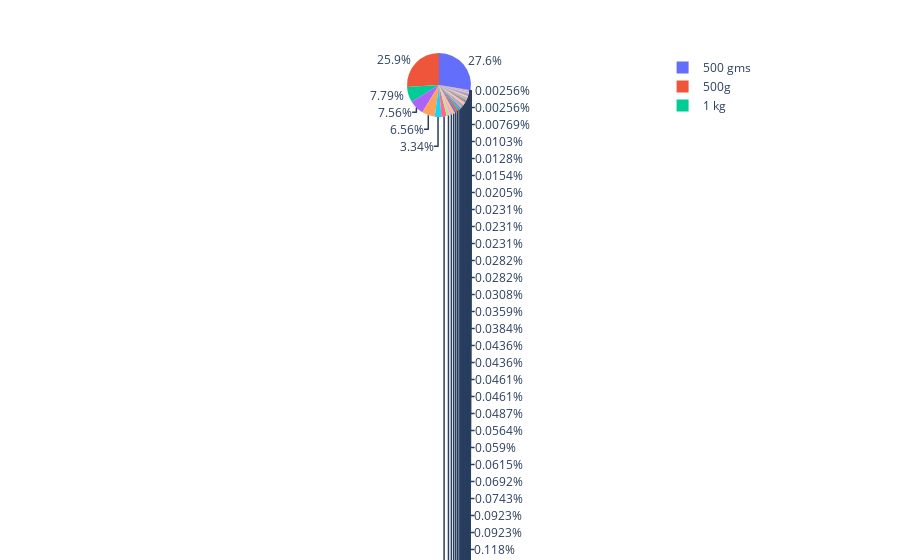

Notebook code for this chart:
### Markdown cell above
### Top Selling Item Variant

### Code cell
topitemvariant = ndf.groupby("Item_variant")["Quantity"].count().reset_index().sort_values(by = "Quantity", ascending = False).query("Item_variant != 0")
fig = px.pie(topitemvariant, names = "Item_variant", values = "Quantity", color = "Quantity")
fig.show()

### Figure 1 — Plotly figure (JSON) as saved in the notebook; plotly's stock layout.template omitted (floating-point values rounded to 4 significant figures)
{"data": [{"customdata": [[10763], [10120], [3039], [2948], [2558], [1304], [1062], [682], [521], [464], [423], [418], [385], [324], [261], [243], [236], [209], [204], [190], [186], [175], [145], [143], [141], [131], [127], [101], [101], [99], [94], [83], [83], [81], [78], [70], [70], [58], [51], [50], [48], [47], [47], [46], [36], [36], [29], [27], [24], [23], [22], [19], [18], [18], [17], [17], [15], [14], [12], [11], [11], [9], [9], [9], [8], [6], [5], [4], [3], [1], [1]], "domain": {"x": [0, 1], "y": [0, 1]}, "hovertemplate": "Item_variant=%{label}<br>Quantity=%{customdata[0]}<extra></extra>", "labels": ["500 gms", "500g", "1 kg", "250 gms", "1kg", "500gms", "Pack of 2 : 150g", "250g", "Gold", "Happy Birthday Cake topper", "500 Gms", "Floral", "1.5 kg", "2 kg", "1.5kg", "BOX OF 4", "Pack of 1 : 430g", "Multicolor", "Shrewsbury thins", "Bouquet", "750 gms", "Pack Of 2 : 150g", "2kg", "1 Kg", "Paprika and cheese", "Pack of 3 : 225g", "Banner", "Pack of 4 : 300g", "Happy Anniversary Cake topper", "Pack of 6", "180g", "Parmesan cheese", "Luxurious", "Pack of 2 : 180g", "Mixed herb and cheese", "Pack of 5 : 375g", "Sumptuous", "Pack of 2", "Shrewsbury Thins", "Indulgent", "Pack of 3 : 270g", "Split charges", "750g", "Decadent", "Pack of 4", "Pack of 3", "Balloon pump", "Salted butter crackers", "Adore", "Box of 4", "Pack Of 1 : 430g", "Pack Of 3 : 225g", "Parmesan Cheese", "Pack Of 4 : 300g", "Pack Of 6", "Pack Of 5 : 375g", "Paprika And Cheese", "Mixed Herb And Cheese", "Silver", "Pack Of 2", "Pack Of 4", "Pack Of 3 : 270g", "Happy Birthday topper", "Salted Butter Crackers", "Pack of 5", "Pack Of 2 : 180g", "false", "Pack Of 3", "Box of 3", "Balloon Pump", "Pack Of 5"], "legendgroup": "", "marker": {"colors": ["#636efa", "#EF553B", "#00cc96", "#ab63fa", "#FFA15A", "#19d3f3", "#FF6692", "#B6E880", "#FF97FF", "#FECB52", "#636efa", "#EF553B", "#00cc96", "#ab63fa", "#FFA15A", "#19d3f3", "#FF6692", "#B6E880", "#FF97FF", "#FECB52", "#636efa", "#EF553B", "#00cc96", "#ab63fa", "#FFA15A", "#19d3f3", "#FF6692", "#B6E880", "#B6E880", "#FF97FF", "#FECB52", "#636efa", "#636efa", "#EF553B", "#00cc96", "#ab63fa", "#ab63fa", "#FFA15A", "#19d3f3", "#FF6692", "#B6E880", "#FF97FF", "#FF97FF", "#FECB52", "#636efa", "#636efa", "#EF553B", "#00cc96", "#ab63fa", "#FFA15A", "#19d3f3", "#FF6692", "#B6E880", "#B6E880", "#FF97FF", "#FF97FF", "#FECB52", "#636efa", "#EF553B", "#00cc96", "#00cc96", "#ab63fa", "#ab63fa", "#ab63fa", "#FFA15A", "#19d3f3", "#FF6692", "#B6E880", "#FF97FF", "#FECB52", "#FECB52"]}, "name": "", "showlegend": true, "type": "pie", "values": [10763, 10120, 3039, 2948, 2558, 1304, 1062, 682, 521, 464, 423, 418, 385, 324, 261, 243, 236, 209, 204, 190, 186, 175, 145, 143, 141, 131, 127, 101, 101, 99, 94, 83, 83, 81, 78, 70, 70, 58, 51, 50, 48, 47, 47, 46, 36, 36, 29, 27, 24, 23, 22, 19, 18, 18, 17, 17, 15, 14, 12, 11, 11, 9, 9, 9, 8, 6, 5, 4, 3, 1, 1]}], "layout": {"legend": {"tracegroupgap": 0}, "margin": {"t": 60}}}
